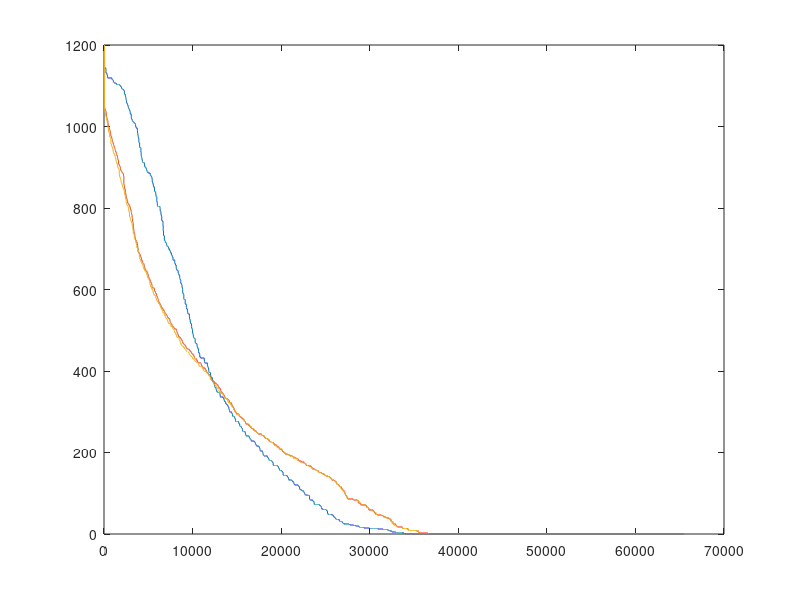

The MATLAB script that drew this image:
close all;
load firsttest;

power1 = abs(power1);
power2 = abs(power2);
power3 = abs(power3);

%round to kw
figure;
power1 = floor(power1./1000);

powerDuration1 = [];
for p=max(power1):-1:0
    powerDuration1 = [powerDuration1 ones(1,sum(power1==p)).*p];
end

plot(powerDuration1)

%round to kw
power2 = floor(power2./1000);

powerDuration2 = [];
for p=max(power2):-1:0
    powerDuration2 = [powerDuration2 ones(1,sum(power2==p)).*p];
end

hold on;
plot(powerDuration2)

%round to kw
power3 = floor(power3./1000);

powerDuration3 = [];
for p=max(power3):-1:0
    powerDuration3 = [powerDuration3 ones(1,sum(power3==p)).*p];
end

hold on;
plot(powerDuration3)